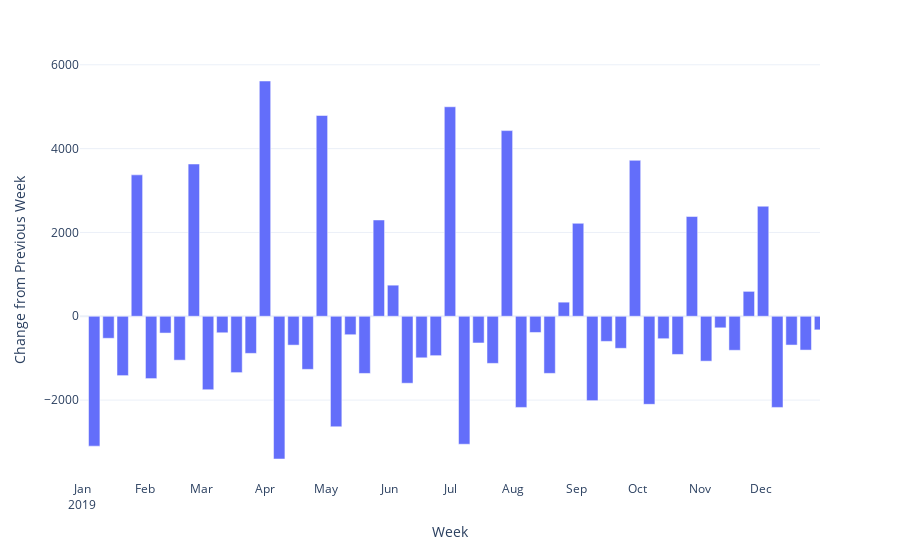

Write notebook code for a chart like this one.
### Code cell
# TOTAL CHANGE
data = df_group_week_diff['total_hours']

fig = px.bar(data, 
             x = data.index, 
             y = data,
            template = "plotly_white"
)

fig.update_xaxes(
    dtick="M1",
    tickformat="%b\n%Y",
)

fig.update_layout(
    xaxis_title = 'Week',
    yaxis_title = 'Change from Previous Week',
    xaxis_range = ['2018-12-31','2019-12-30'],
    barmode='relative'
)

fig.show();

### Figure 1 — Plotly figure (JSON) as saved in the notebook; plotly's stock layout.template omitted (floating-point values rounded to 4 significant figures)
{"data": [{"alignmentgroup": "True", "hovertemplate": "week=%{x}<br>y=%{y}<extra></extra>", "legendgroup": "", "marker": {"color": "#636efa"}, "name": "", "offsetgroup": "", "orientation": "v", "showlegend": false, "textposition": "auto", "type": "bar", "x": ["2018-12-31T00:00:00", "2019-01-07T00:00:00", "2019-01-14T00:00:00", "2019-01-21T00:00:00", "2019-01-28T00:00:00", "2019-02-04T00:00:00", "2019-02-11T00:00:00", "2019-02-18T00:00:00", "2019-02-25T00:00:00", "2019-03-04T00:00:00", "2019-03-11T00:00:00", "2019-03-18T00:00:00", "2019-03-25T00:00:00", "2019-04-01T00:00:00", "2019-04-08T00:00:00", "2019-04-15T00:00:00", "2019-04-22T00:00:00", "2019-04-29T00:00:00", "2019-05-06T00:00:00", "2019-05-13T00:00:00", "2019-05-20T00:00:00", "2019-05-27T00:00:00", "2019-06-03T00:00:00", "2019-06-10T00:00:00", "2019-06-17T00:00:00", "2019-06-24T00:00:00", "2019-07-01T00:00:00", "2019-07-08T00:00:00", "2019-07-15T00:00:00", "2019-07-22T00:00:00", "2019-07-29T00:00:00", "2019-08-05T00:00:00", "2019-08-12T00:00:00", "2019-08-19T00:00:00", "2019-08-26T00:00:00", "2019-09-02T00:00:00", "2019-09-09T00:00:00", "2019-09-16T00:00:00", "2019-09-23T00:00:00", "2019-09-30T00:00:00", "2019-10-07T00:00:00", "2019-10-14T00:00:00", "2019-10-21T00:00:00", "2019-10-28T00:00:00", "2019-11-04T00:00:00", "2019-11-11T00:00:00", "2019-11-18T00:00:00", "2019-11-25T00:00:00", "2019-12-02T00:00:00", "2019-12-09T00:00:00", "2019-12-16T00:00:00", "2019-12-23T00:00:00", "2019-12-30T00:00:00", "2020-01-06T00:00:00", "2020-01-13T00:00:00", "2020-01-20T00:00:00", "2020-01-27T00:00:00", "2020-02-03T00:00:00", "2020-02-10T00:00:00", "2020-02-17T00:00:00", "2020-02-24T00:00:00", "2020-03-02T00:00:00", "2020-03-09T00:00:00"], "xaxis": "x", "y": [null, -3099.0, -525.2, -1416.0, 3374.0, -1487.0, -400.5, -1047.0, 3633.0, -1753.0, -393.5, -1344.0, -885.0, 5613.0, -3405.0, -688.1, -1266.0, 4790.0, -2637.0, -440.3, -1364.0, 2297.0, 742.0, -1598.0, -990.9, -939.9, 4999.0, -3052.0, -637.0, -1124.0, 4430.0, -2174.0, -386.6, -1362.0, 336.8, 2218.0, -2013.0, -599.3, -764.1, 3720.0, -2101.0, -535.4, -910.7, 2380.0, -1071.0, -275.5, -811.4, 594.5, 2626.0, -2174.0, -686.5, -806.2, -323.9, -155.6, -60.32, -20.57, -22.69, -19.81, -17.19, -4.38, 1.2, -14.18, -1.4], "yaxis": "y"}], "layout": {"autosize": true, "barmode": "relative", "legend": {"tracegroupgap": 0}, "margin": {"t": 60}, "xaxis": {"anchor": "y", "domain": [0, 1], "dtick": "M1", "range": ["2018-12-31", "2019-12-30"], "tickformat": "%b\n%Y", "title": {"text": "Week"}, "type": "date"}, "yaxis": {"anchor": "x", "autorange": true, "domain": [0, 1], "range": [-3906.0, 6114.0], "title": {"text": "Change from Previous Week"}, "type": "linear"}}}
